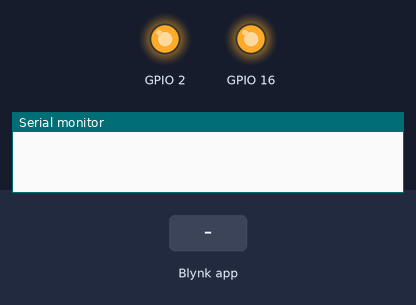
A sketch run on a simulated ESP8266 (NodeMCU). Shown: output pins drawn as LEDs (lit = HIGH), the last lines printed to the serial monitor. The test bench sets the inputs (shaded band). WiFi joins after 1.5 s; servers stay silent unless stated.

Above: at 3.0 s.
3.1 s: Blynk app writes 1 to V0
At 3.6 s:
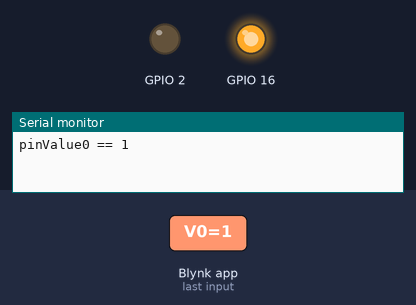
At 4.7 s:
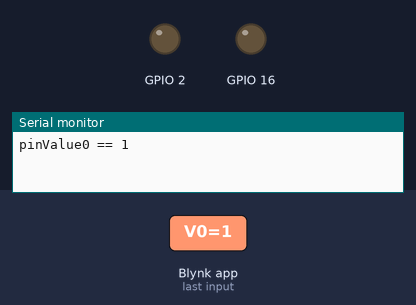
6.1 s: Blynk app writes 0 to V0
At 9.0 s:
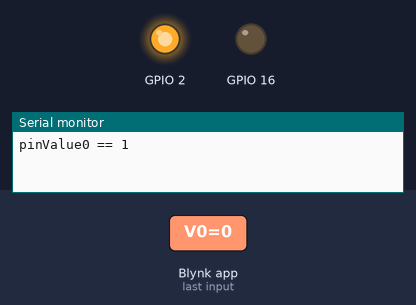
Timing chart, 0 to 15.1 s (numbered marks = the images above; inputs shaded):
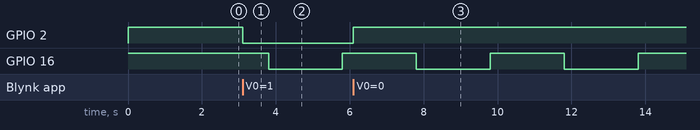

Measured:
- after the input at 3.1 s, GPIO 2: HIGH → LOW at once
- after the input at 6.1 s, GPIO 2: LOW → HIGH at once
- by itself, GPIO 16: alternates HIGH for 2.0 s and LOW for 2.0 s

The sketch:

esp8266_test.ino
```cpp
#define BLYNK_TEMPLATE_ID "TMPLUCQskaiC"
#define BLYNK_TEMPLATE_NAME "Template1"
#define BLYNK_AUTH_TOKEN "TiH1a2RGMyWOmi24zaqPFwCrinT2SweW"
#define BLYNK_PRINT Serial
#include <ESP8266WiFi.h>
#include <BlynkSimpleEsp8266_SSL.h>

char ssid[] = "gg2";
char pass[] = "19931125";

BlynkTimer timer;

#include <TridentTD_LineNotify.h>
#define LINE_TOKEN "YSVmbwmLbulaSvwQSHUflGKxgGwAOHDVmQpwXcvgkte"

void sendSeconds() {
  Blynk.virtualWrite(V2, millis() / 1000);
}

WidgetLED led1(V4);
void blinkLedWidget() {
  if (led1.getValue()) {
    led1.off();
    // Serial.println("LED on V1: off");
    digitalWrite(16, 1);
  } else {
    led1.on();
    // Serial.println("LED on V1: on");
    digitalWrite(16, 0);
  }
}

BLYNK_WRITE(V0) {
  int pinValue0 = param.asInt();
  if (pinValue0 == 1) {
    digitalWrite(2, 0);
    LINE.notify("pinValue0 == 1");
    Serial.println("pinValue0 == 1");
  } else {
    digitalWrite(2, 1);
  }
}

void setup() {
  // Debug console
  Serial.begin(115200);


  pinMode(16, OUTPUT);
  digitalWrite(16, 1);

  pinMode(2, OUTPUT);
  digitalWrite(2, 1);
  LINE.setToken(LINE_TOKEN);

  Blynk.begin(BLYNK_AUTH_TOKEN, ssid, pass, "blynk.cloud", 443);
  timer.setInterval(1000L, sendSeconds);
  timer.setInterval(2000L, blinkLedWidget);
}

void loop() {
  Blynk.run();
  timer.run();
}
```
